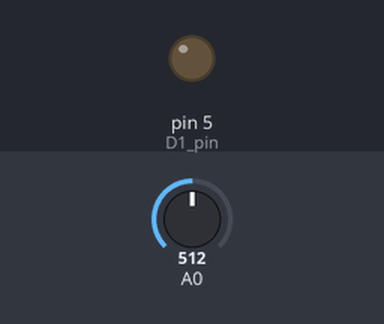
Simulated run of this sketch. Board: Arduino Uno, built with avr-gcc and run on an emulated ATmega328P. On the bench: output pins drawn as LEDs (lit = HIGH). Inputs (shaded band) come from the test bench; at power-on: A0 = 512.

Above: at 1.2 s.
1.3 s: A0 set to 716
At 2.4 s:
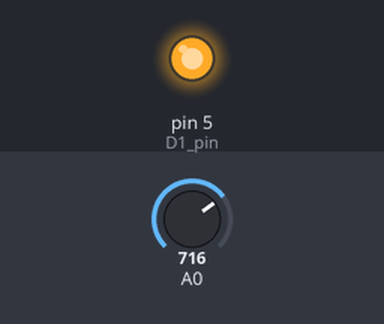
2.8 s: A0 set to 2
4.3 s: A0 set to 0
At 4.7 s:
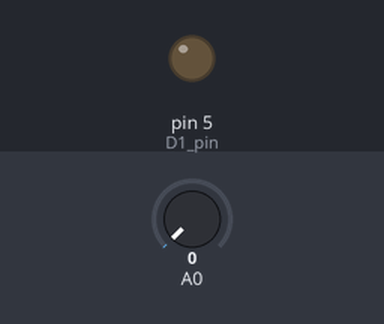
5.8 s: A0 set to 122
At 7.0 s:
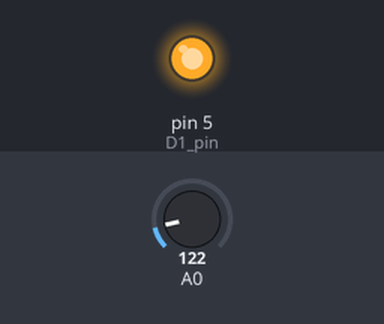
Timing chart, 0 to 8.3 s (numbered marks = the images above; inputs shaded):
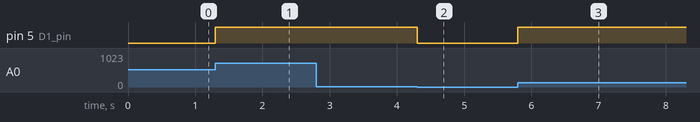

The sketch:

LED_LDR.ino
```cpp
int ldr;
void setup()
{
  pinMode(A0,INPUT);
  pinMode(5,OUTPUT);//D1 pin
}

void loop()
{
  ldr=analogRead(A0);
  digitalWrite(5,ldr);

}
```

Measured:
- the behaviour switches between 1 and 0 on A0 (found by bisection; images 1 and 2)
- after the input at 1.3 s, pin 5 (D1_pin): LOW → HIGH at once
- after the input at 2.8 s, every drawn part: stays the same
- after the input at 4.3 s, pin 5 (D1_pin): HIGH → LOW at once
- after the input at 5.8 s, pin 5 (D1_pin): LOW → HIGH at once
